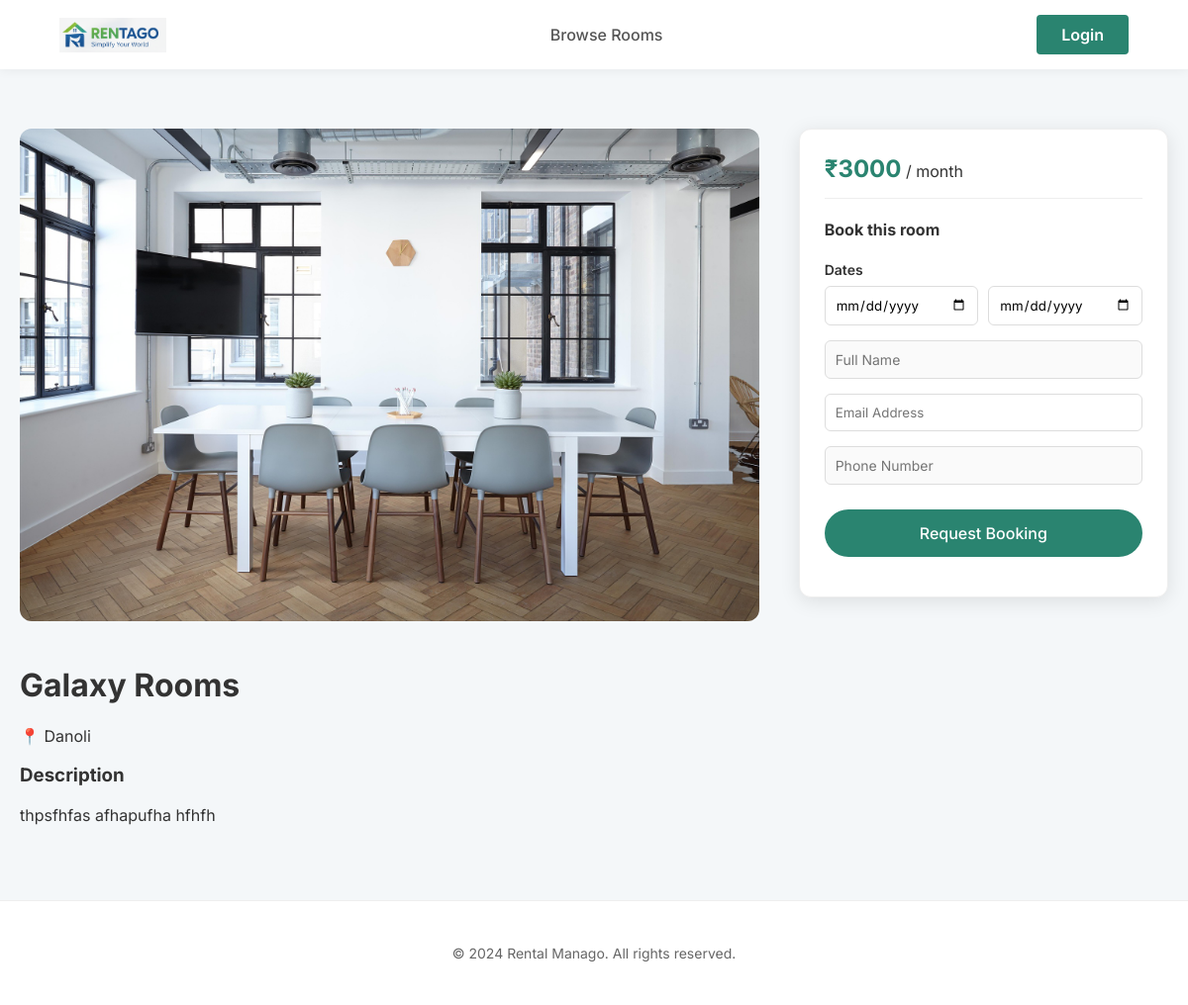
The app's page /rooms/2/ with its own data.
### rooms/models.py (models this page shows, shortened)
class Room(models.Model):
    owner = models.ForeignKey(
        Owner,
        on_delete=models.CASCADE,
        related_name="rooms"
    )
    title = models.CharField(max_length=100)
    description = models.TextField(blank=True)
    room_number = models.CharField(max_length=20)
    rent_amount = models.PositiveIntegerField()
    location = models.CharField(max_length=150)
    image = models.ImageField(upload_to="rooms/", blank=True, null=True)
    is_available = models.BooleanField(default=True)
    created_at = models.DateTimeField(auto_now_add=True)

### customers/views.py (the view, shortened to what this page needs)
# urls.py: path("rooms/<int:id>/", views.room_detail, name="room_detail"),
def room_detail(request, id):
    room = get_object_or_404(Room, id=id)
    errors = {}
    return render(request, "customers/room_detail.html", {"room": room, "errors": errors})

### customers/templates/customers/room_detail.html (shortened to what this page needs)
{% extends "rent/base_public.html" %}
{% load static %}
{% block content %}
<div class="container detail-container">
    <div class="detail-left">
        {% if room.image %}
            <img src="{{ room.image.url }}" alt="{{ room.title }}" class="main-detail-img">
        {% endif %}
        <h1 class="detail-title">{{ room.title }}</h1>
        <p class="detail-location">📍 {{ room.location }}</p>
        <div class="detail-description">
            <h3>Description</h3>
            <p>{{ room.description }}</p>
        </div>
    </div>
    <div class="detail-right">
        <div class="booking-card">
            <div class="price-header">
                <span class="amount">₹{{ room.rent_amount }}</span>
                <span class="period">/ month</span>
            </div>
            <form method="post" class="booking-form">
                <h4>Book this room</h4>
                <div class="form-group">
                    <label>Dates</label>
                    <div class="date-row">
                        <input type="date" name="start_date" required class="half-input">
                        <input type="date" name="end_date" required class="half-input">
                    </div>
                </div>
                <div class="form-group">
                    <input type="text" name="name" placeholder="Full Name" required>
                </div>
                <div class="form-group">
                    <input type="email" name="email" placeholder="Email Address" required>
                </div>
                <div class="form-group">
                    <input type="text" name="phone" placeholder="Phone Number">
                </div>
                <button type="submit" class="submit-btn full-width">Request Booking</button>
            </form>
        </div>
    </div>
</div>
{% endblock %}

### rent/static/rent/style.css (style rules this page uses)
* { box-sizing: border-box; font-family: 'Inter', sans-serif; }
body { background-color: #f4f7f9; margin: 0; padding: 0; color: #333; padding-top: 70px; min-height: 100vh; }
.container { max-width: 1200px; margin: 0 auto; padding: 20px; }
label { display: block; font-size: 14px; font-weight: 600; margin-bottom: 8px; color: #333; }
input[type="text"], input[type="password"] { width: 100%; padding: 12px 15px; margin-bottom: 20px; border: 1px solid #e0e0e0; border-radius: 8px; background-color: #fafafa; font-size: 14px; }
.submit-btn { width: 100%; padding: 14px; background-color: #2A8470; color: white; border: none; border-radius: 25px; font-size: 16px; font-weight: 500; cursor: pointer; transition: background 0.3s ease; margin-bottom: 15px; }
.detail-container { display: flex; gap: 40px; margin-top: 40px; flex-wrap: wrap; }
.detail-left { flex: 2; min-width: 300px; }
.detail-right { flex: 1; min-width: 300px; }
.main-detail-img { width: 100%; border-radius: 12px; margin-bottom: 20px; }
.booking-card { background: white; padding: 25px; border-radius: 12px; box-shadow: 0 4px 20px rgba(0,0,0,0.1); border: 1px solid #eee; position: sticky; top: 20px; }
.price-header { border-bottom: 1px solid #eee; padding-bottom: 15px; margin-bottom: 20px; }
.price-header .amount { font-size: 24px; font-weight: bold; color: #2A8470; }
.booking-form input { width: 100%; padding: 10px; margin-bottom: 15px; border: 1px solid #ddd; border-radius: 6px; }
.date-row { display: flex; gap: 10px; }
.full-width { width: 100%; margin-top: 10px; }
* { box-sizing: border-box; }
body.public-body { margin: 0; background-color: #f4f7f9; font-family: 'Inter', sans-serif; padding-top: 70px; display: block; }

### records on screen
Room: image (picture), title "Galaxy Rooms", location "Danoli", description "thpsfhfas afhapufha hfhfh", rent_amount "3000"
